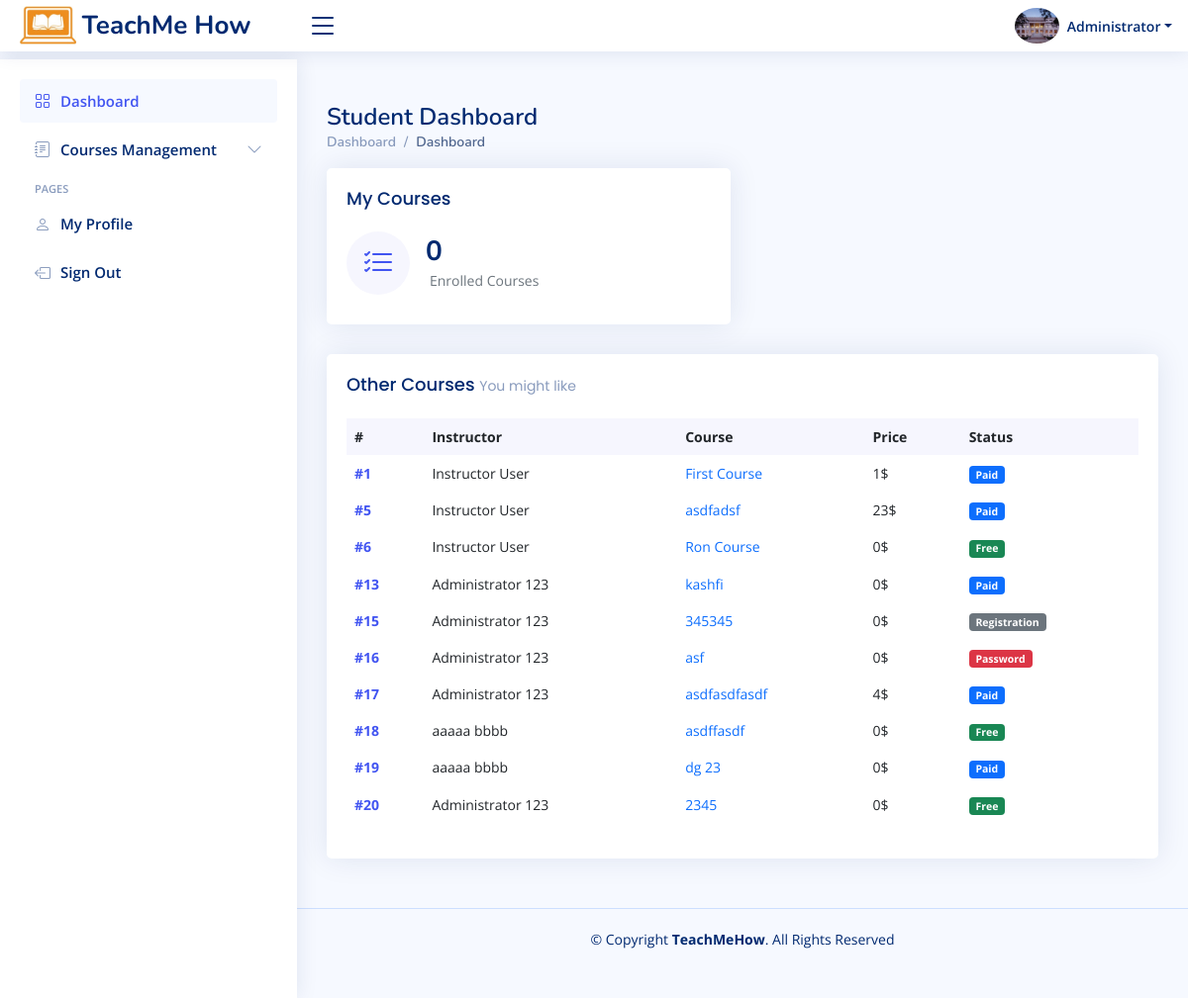
The app's page /studentDashboard.php (signed in), older data.
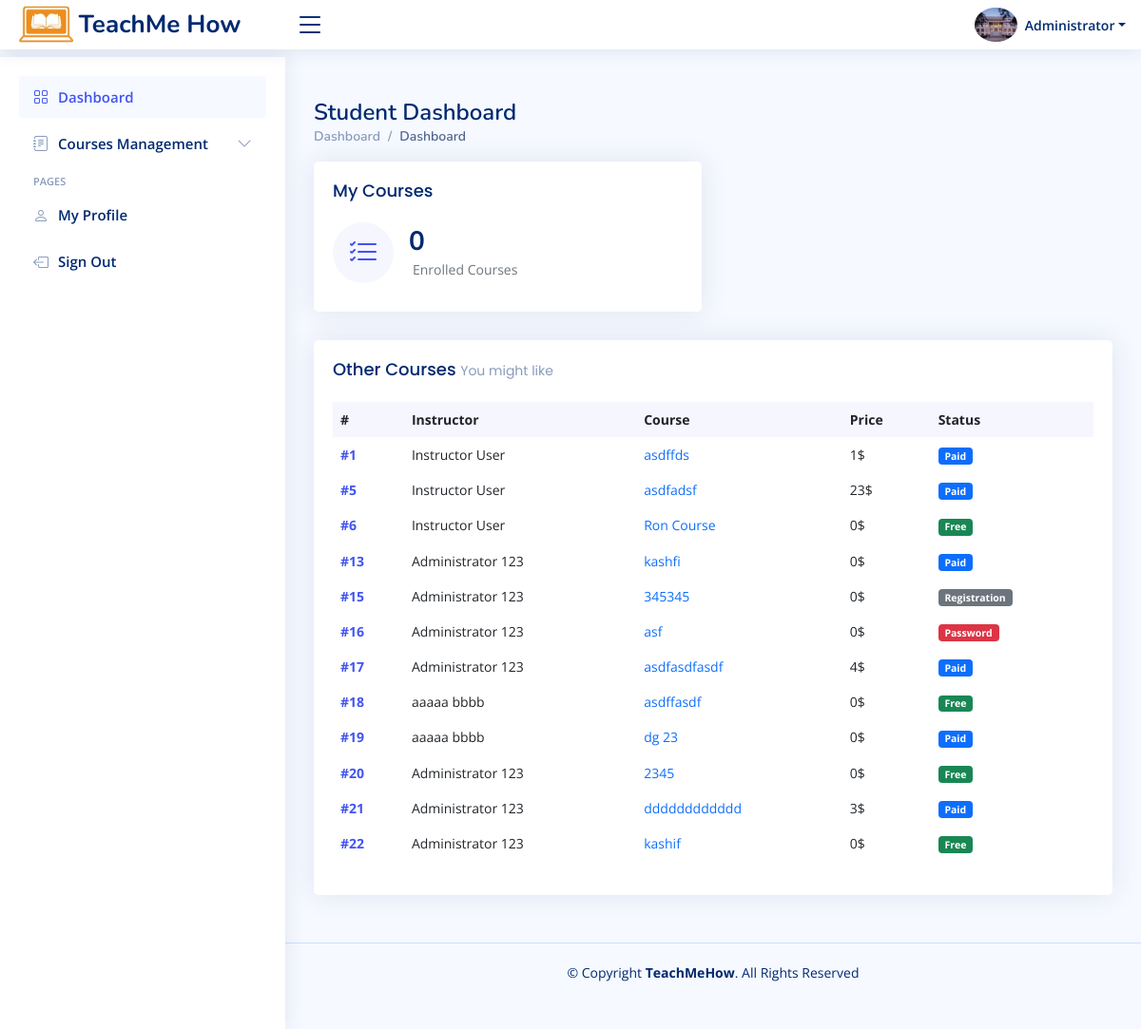
The same page, newer data.
### tables this page shows
CREATE TABLE `courses` (
  `id` int(10) NOT NULL,
  `instructor_id` int(10) NOT NULL,
  `title` varchar(200) NOT NULL,
  `fancy_title` varchar(1000) NOT NULL,
  `thumbnail` varchar(100) NOT NULL DEFAULT 'default.jpg',
  `access` enum('Free','Registration','Paid','Password') NOT NULL,
  `description` varchar(1000) NOT NULL,
  `draft` tinyint(1) NOT NULL DEFAULT 0,
  `courseID` varchar(20) NOT NULL,
  `timeLimitType` enum('Without Time Limit','Days','Months','Years') DEFAULT NULL,
  `timeLimitValue` int(5) DEFAULT NULL,
  `registration_required_email` tinyint(1) DEFAULT NULL,
  `registration_required_phone` tinyint(1) DEFAULT NULL,
  `registration_required_address` tinyint(1) DEFAULT NULL,
  `registration_required_tos` tinyint(1) DEFAULT NULL,
  `price` int(5) DEFAULT NULL,
  `paypal_email` varchar(500) DEFAULT 'AUV9WUKaXyoFG7UN6rgBt-NKkSJWJHUxKSxbfq6g97mJglHj8rrOcSJJHgvGOgaVQ-dARLQOKm0cBuQ3',
  `instructor_name` varchar(50) NOT NULL,
  `back_clr` varchar(10) NOT NULL DEFAULT '#ffffff',
  `front_clr` varchar(10) NOT NULL DEFAULT '#000000',
  `page_background_type` enum('image','color') NOT NULL DEFAULT 'color',
  `page_background_image` varchar(100) DEFAULT NULL,
  `page_background_color` varchar(100) DEFAULT '#000000',
  `txtLessonBackground` varchar(10) DEFAULT NULL,
  `courseTitleBg` varchar(10) NOT NULL DEFAULT '#ffffff',
  `courseTitleFg` varchar(10) NOT NULL DEFAULT '#000',
  `signBgColor` varchar(10) NOT NULL DEFAULT '#ffffff',
  `signFgColor` varchar(10) NOT NULL DEFAULT '#000',
  `bottomLogo` varchar(100) NOT NULL DEFAULT 'default.png',
  `is_deleted` tinyint(1) NOT NULL DEFAULT 0,
  `coursePassword` varchar(100) DEFAULT NULL,
  `aboutInstructor` varchar(1000) NOT NULL,
  `paypal_client_api_key` varchar(1000) DEFAULT 'AUV9WUKaXyoFG7UN6rgBt-NKkSJWJHUxKSxbfq6g97mJglHj8rrOcSJJHgvGOgaVQ-dARLQOKm0cBuQ3',
  `instructorPicture` varchar(200) NOT NULL DEFAULT 'default.jpg',
  `instructur_website` varchar(100) NOT NULL,
  `instructur_insta` varchar(100) NOT NULL,
  `instructur_facebook` varchar(100) NOT NULL,
  `instructur_linkedin` varchar(100) NOT NULL,
  `currency` varchar(5) NOT NULL
);

### studentDashboard.php (the view, shortened to what this page needs)
<?php
    require_once "includes/app.php";
function myTotalCourses(){
    $id = $_SESSION["userID"];
    $s = "SELECT * FROM users_courses WHERE user_id=$id";
    $res = mysqli_query($GLOBALS["con"], $s);
    return mysqli_num_rows($res);
}
?>
<!DOCTYPE html>
<html lang="en">
<head>
    <?php
        require "includes/head.inc.php";
    ?>
</head>
<body>
    <?=require_once "includes/header.inc.php";?>
  <?=require_once "includes/studentSideBar.inc.php";?>
  <main id="main" class="main">
    <div class="pagetitle">
      <h1>Student Dashboard</h1>
      <nav>
        <ol class="breadcrumb">
          <li class="breadcrumb-item"><a href="<?=ROOT_DIR?>instructorDashboard.php">Dashboard</a></li>
          <li class="breadcrumb-item active">Dashboard</li>
        </ol>
      </nav>
    </div>
    <section class="section dashboard">
      <div class="row">
        <div class="col-lg-12">
          <div class="row">
            <div class="col-xxl-4 col-md-6">
              <div class="card info-card sales-card">
                <div class="card-body">
                  <h5 class="card-title">My Courses</h5>
                  <div class="d-flex align-items-center">
                    <div class="card-icon rounded-circle d-flex align-items-center justify-content-center">
                      <i class="bi bi-list-check"></i>
                    </div>
                    <div class="ps-3">
                      <h6><?=myTotalCourses()?></h6>
                      <span class="text-muted small pt-2 ps-1">Enrolled Courses</span>
                    </div>
                  </div>
                </div>
              </div>
            </div>
            <div class="col-12">
              <div class="card recent-sales">
                <div class="card-body">
                  <h5 class="card-title">Other Courses <span> You might like</span></h5>
                  <table class="table table-borderless datatable">
                    <thead>
                      <tr>
                        <th scope="col">#</th>
                        <th scope="col">Instructor</th>
                        <th scope="col">Course</th>
                        <th scope="col">Price</th>
                        <th scope="col">Status</th>
                      </tr>
                    </thead>
                    <tbody>
                      <?php
                      $s = "SELECT * FROM courses WHERE draft=0";
                      $res = mysqli_query($con, $s);
                      while($row = mysqli_fetch_array($res)){
                          $instructorID = $row["instructor_id"];
                          $badge = "";
                          $badgeTxt = "";
                          if($row["access"]=="Free"){
                            $badge = "success";
                            $badgeTxt = "Free";
                          }
                          if($row["access"]=="Registration"){
                            $badge = "secondary";
                            $badgeTxt = "Registration";
                          }
                          if($row["access"]=="Paid"){
                            $badge = "primary";
                            $badgeTxt = "Paid";
                          }
                          if($row["access"]=="Password"){
                            $badge = "danger";
                            $badgeTxt = "Password";
                          }
                          $s = "SELECT concat(firstname,' ',lastname) as fullName FROM users WHERE id=$instructorID";
                          $res1 = mysqli_query($con, $s);
                          $row1 = mysqli_fetch_array($res1);
                          ?>
                          <tr>
                              <th scope="row"><a href="#">#<?=$row["id"]?></a></th>
                              <td><?=$row1["fullName"]?></td>
                              <td><a target="_blank" href="course-<?=$row["courseID"]?>" class="text-primary"><?=$row["title"]?></a></td>
                              <td><?=$row["price"]?>$</td>
                              <td><span class="badge bg-<?=$badge?>"><?=$badgeTxt?></span></td>
                          </tr>
                      <?php
                      }
                      ?>
                    </tbody>
                  </table>
                </div>
              </div>
            </div>
          </div>
        </div>
      </div>
    </section>
  </main>
  <?=require_once "includes/footer.inc.php";?>
</body>
</html>

Row changes from the older to the newer data that the page shows:
changed courses id 1: title "First Course" → "asdffds"
added courses: id "21", fullName "Administrator 123", title "dddddddddddd", price "3", access "Paid"
added courses: id "22", fullName "Administrator 123", title "kashif", price "0", access "Free"
